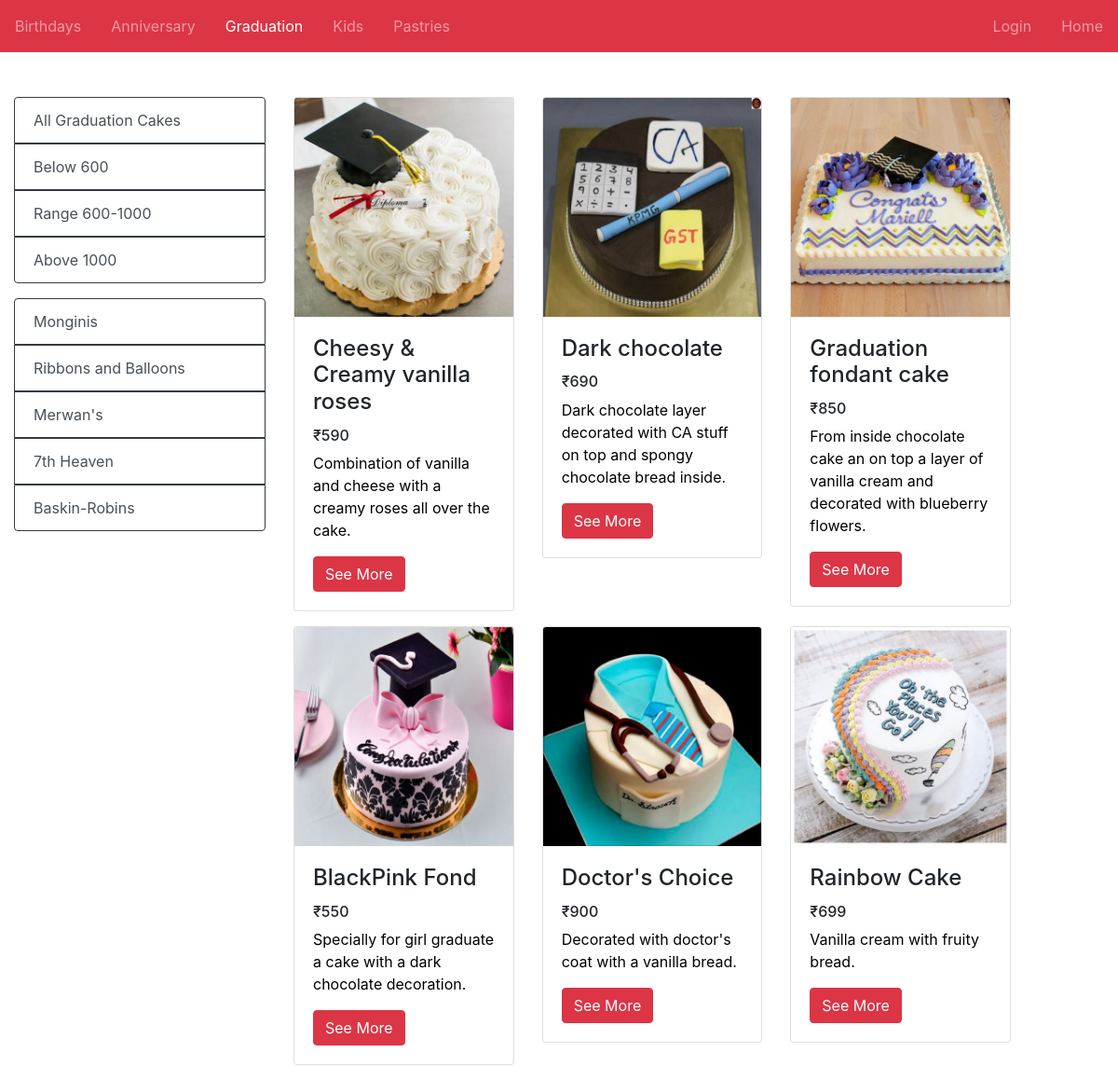
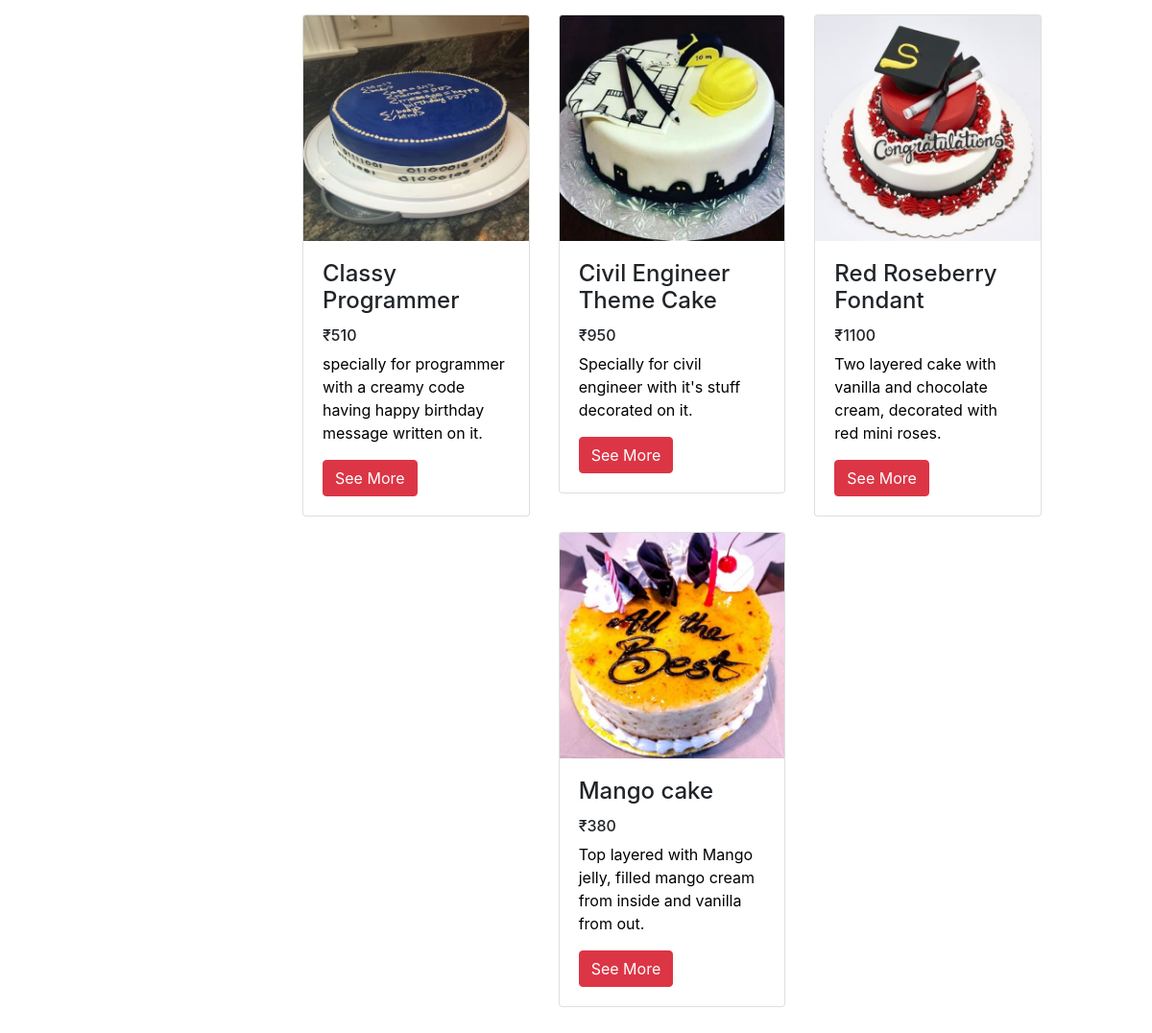
/graduation/, run on the app's committed database (2 pictures, top to bottom).
### homepage/models.py (models this page shows)
class Cakeitem(models.Model):
    user=ForeignKey(User, on_delete=models.CASCADE)
    brand=models.CharField(max_length=20,default="None")
    name=models.CharField(max_length=30, default="None")
    category=models.CharField(max_length=10)
    cimg=models.ImageField(null=True,blank=True,upload_to='images/')
    price500=models.IntegerField(null=True,blank=True)
    price1=models.IntegerField(null=True,blank=True,default=None)
    price2=models.IntegerField(null=True,blank=True,default=None)
    price3=models.IntegerField(null=True,blank=True,default=None)
    des=models.CharField(max_length=100,default="None")

### graduation/views.py (the view)
# urls.py: path('graduation/', include('graduation.urls')),
def graduation(request, data=None):
     if request.user.is_authenticated:
        cus=SignCustomer.objects.get(user=request.user)
        fran=SignFranchise.objects.filter(pin=cus.pin)
        print(fran)
        bcakes=Cakeitem.objects.none()
        for f in fran:
          if data == None:
               cak=Cakeitem.objects.filter(category="grad").filter(user=f.user)
          if data == 'Below600':
               cak = Cakeitem.objects.filter(category="grad").filter(price500__lt=600).filter(user=f.user)
          elif data =='600-1000':
               cak = Cakeitem.objects.filter(category="grad").filter(price1__gte=600, price1__lt=1000, price500=None).filter(user=f.user)
          elif data =='Above1000':
               cak = Cakeitem.objects.filter(category="grad").filter(price2__gte=1000, price500=None, price1=None).filter(user=f.user)
          elif data == 'Monginis':
               cak=Cakeitem.objects.filter(category="grad").filter(brand="Monginis").filter(user=f.user)
          elif data == 'RibbonsandBallons':
               cak=Cakeitem.objects.filter(category="grad").filter(brand="Ribbons and Balloons").filter(user=f.user)
          elif data == 'Merwans':
               cak=Cakeitem.objects.filter(category="grad").filter(brand="Merwans").filter(user=f.user)
          elif data == '7thHeaven':
               cak=Cakeitem.objects.filter(category="grad").filter(brand="7th Heaven").filter(user=f.user)
          elif data == 'BaskinRobins':
               cak=Cakeitem.objects.filter(category="grad").filter(brand="Baskin-Robins").filter(user=f.user)
          bcakes =bcakes | cak
     else:
          if data == None:
               bcakes=Cakeitem.objects.filter(category="grad")
          if data == 'Below600':
               bcakes = Cakeitem.objects.filter(category="grad").filter(price500__lt=600)
          elif data =='600-1000':
               bcakes = Cakeitem.objects.filter(category="grad").filter(price1__gte=600, price1__lt=1000, price500=None)
          elif data =='Above1000':
               bcakes = Cakeitem.objects.filter(category="grad").filter(price2__gte=1000, price500=None, price1=None)
          elif data == 'Monginis':
               bcakes=Cakeitem.objects.filter(category="grad").filter(brand="Monginis")
          elif data == 'RibbonsandBallons':
               bcakes=Cakeitem.objects.filter(category="grad").filter(brand="Ribbons and Balloons")
          elif data == 'Merwans':
               bcakes=Cakeitem.objects.filter(category="grad").filter(brand="Merwans")
          elif data == '7thHeaven':
               bcakes=Cakeitem.objects.filter(category="grad").filter(brand="7th Heaven")
          elif data == 'BaskinRobins':
               bcakes=Cakeitem.objects.filter(category="grad").filter(brand="Baskin-Robins")
     return render(request,'graduation.html', {'bcakes': bcakes})

### templates/graduation.html (shortened to what this page needs)
<!DOCTYPE html>
{% load static %}
<html lang="en">
<head>
  <link rel="stylesheet" href="{% static 'css/homepage.css' %}" />
  <link rel="stylesheet" href="https://maxcdn.bootstrapcdn.com/bootstrap/4.5.2/css/bootstrap.min.css">
</head>
<body>
    <nav class="navbar navbar-expand-md bg-danger navbar-dark p-0">
        <div class="collapse navbar-collapse" id="collapsibleNavbar2">
          <ul class="navbar-nav">
            <li class="nav-item  p-2">
              <a class="nav-link" href="/birthdays">Birthdays</a>
            </li>
            <li class="nav-item p-2">
              <a class="nav-link" href="/anniversary">Anniversary</a>
            </li>
            <li class="nav-item active p-2">
              <a class="nav-link" href="/graduation">Graduation</a>
            </li>
            <li class="nav-item p-2">
              <a class="nav-link" href="/kids">Kids</a>
            </li>
            <li class="nav-item p-2">
              <a class="nav-link" href="/pastries">Pastries</a>
            </li>
          </ul>
          <ul class="navbar-nav ml-auto">
            {% if request.user.is_authenticated %}
            <li class="nav-item active p-2">
              <a class="nav-link" href="#">Welcome {{request.user}}</a>
            </li>
            <li class="nav-item p-2">
              <a class="nav-link" href="/cart">Cart</a>
            </li>
            <li class="nav-item p-2">
              <a class="nav-link" href="{% url 'logout' %}">Logout</a>
            </li>
            {% else %}
            <li class="nav-item p-2">
              <a class="nav-link" href="/custlogin">Login</a>
            </li>
            {% endif %}
            <li class="nav-item p-2">
              <a class="nav-link" href="/">Home</a>
            </li>
          </ul>
        </div>
    </nav>
    <div class="container-fluid my-5">
      <div class="row">
        <div class="col-sm-3">
          <div class="list-group mb-3">
            <a href="/graduation" class="list-group-item list-group-item-action border border-dark" aria-current="true">All Graduation Cakes</a>
            <a href="{%url 'graduationdata' 'Below600' %}" class="list-group-item list-group-item-action border border-dark" aria-current="true" >Below 600</a>
            <a href="{%url 'graduationdata' '600-1000' %}"  class="list-group-item list-group-item-action border border-dark" aria-current="true">Range 600-1000</a>
            <a href="{%url 'graduationdata' 'Above1000' %}"  class="list-group-item list-group-item-action border border-dark" aria-current="true">Above 1000</a>
          </div>
          <div class="list-group mb-3">
            <a href="{%url 'graduationdata' 'Monginis' %}"  class="list-group-item list-group-item-action border border-dark" aria-current="true">Monginis</a>
            <a href="{%url 'graduationdata' 'RibbonsandBallons' %}"  class="list-group-item list-group-item-action border border-dark" aria-current="true">Ribbons and Balloons</a>
            <a href="{%url 'graduationdata' 'Merwans' %}"  class="list-group-item list-group-item-action border border-dark" aria-current="true">Merwan's</a>
            <a href="{%url 'graduationdata' '7thHeaven' %}"  class="list-group-item list-group-item-action border border-dark" aria-current="true">7th Heaven</a>
            <a href="{%url 'graduationdata' 'BaskinRobins' %}"  class="list-group-item list-group-item-action border border-dark" aria-current="true">Baskin-Robins</a>
          </div>
          </div>
    <br><br>
    <div class="col-sm-8">
      {% if bcakes %}
      <div  class="row justify-content-sm-center">
        {% for bcake in bcakes %}
        <div class ="col-sm-4 mb-3">
          <div class="card">
            <img class="card-img-top" src="{{bcake.cimg.url}}" alt="Card image">
            <div class="card-body">
              <h4 class="card-title">{{bcake.name}}</h4>
              {% if bcake.price500 != None %}
                <h6>&#8377;{{bcake.price500}}</h6>
              {% elif bcake.price1 != None %}
                <h6>&#8377;{{bcake.price1}}</h6>
              {% elif bcake.price2 != None %}
                <h6>&#8377;{{bcake.price2}}</h6>
              {% else %}
                <h6>&#8377;{{bcake.price3}}</h6>
              {% endif %}
              <p class="card-text" style="color: black;">{{bcake.des}}</p>
              <a href="{% url 'graddetail' bcake.id %}"><button type="button" class="btn btn-danger" >See More</button></a>
            </div>
          </div>
        </div>
        {% endfor %}
        {% else %}
          <h4 class= "text-center alert alert-danger">No Available Cakes</h4>
        {% endif  %}
      </div>
    </div>
</body>
</html>

### static/css/homepage.css (style rules this page uses)
.card-text { color: white; }

### data on the page
Cakeitem: cimg (picture), name "Cheesy & Creamy vanilla roses", price500 "590", des "Combination of vanilla and cheese with a creamy roses all over the cake."
Cakeitem: cimg (picture), name "Dark chocolate", price1 "690", des "Dark chocolate layer decorated with CA stuff on top and spongy chocolate bread inside."
Cakeitem: cimg (picture), name "Graduation fondant cake", price1 "850", des "From inside chocolate cake an on top a layer of vanilla cream and decorated with blueberry flowers."
Cakeitem: cimg (picture), name "BlackPink Fond", price500 "550", des "Specially for girl graduate a cake with a dark chocolate decoration."
Cakeitem: cimg (picture), name "Doctor's Choice", price1 "900", des "Decorated with doctor's coat with a vanilla bread."
Cakeitem: cimg (picture), name "Rainbow Cake", price1 "699", des "Vanilla cream with fruity bread."
Cakeitem: cimg (picture), name "Classy Programmer", price500 "510", des "specially for programmer with a creamy code having happy birthday message written on it."
Cakeitem: cimg (picture), name "Civil Engineer Theme Cake", price1 "950", des "Specially for civil engineer with it's stuff decorated on it."
Cakeitem: cimg (picture), name "Red Roseberry Fondant", price2 "1100", des "Two layered cake with vanilla and chocolate cream, decorated with red mini roses."
Cakeitem: cimg (picture), name "Mango cake", price500 "380", des "Top layered with Mango jelly, filled mango cream from inside and vanilla from out."
